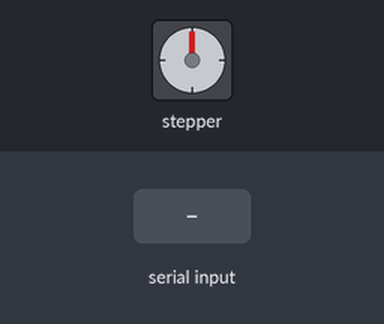
Recording of a sketch running on a simulated Arduino Uno, built with avr-gcc and run on an emulated ATmega328P. On the bench: stepper motor. The inputs (shaded band) are chosen by the test bench. Stepper angles assume 256 steps per turn; what the sketch prints to the serial monitor is not drawn.

Above: at 1.2 s.
1.3 s: "r" received over Serial
At 1.8 s:
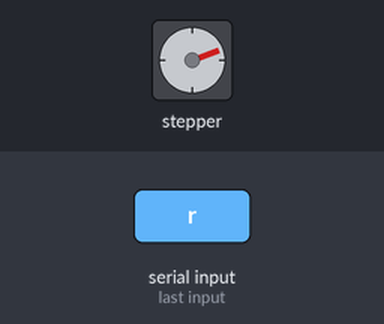
2.9 s: "r" received over Serial
At 4.2 s:
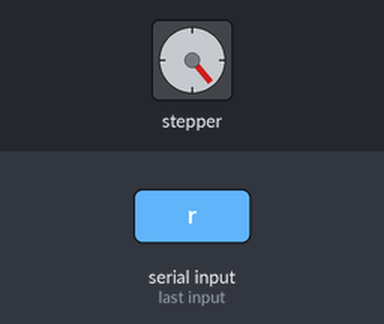
4.5 s: "l" received over Serial
At 5.5 s:
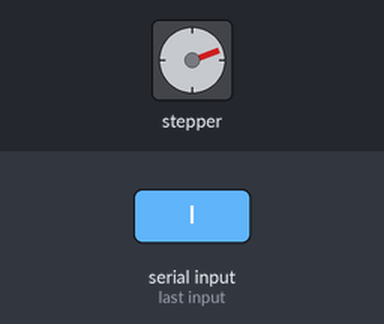
Timing chart, 0 to 7.5 s (numbered marks = the images above; inputs shaded):
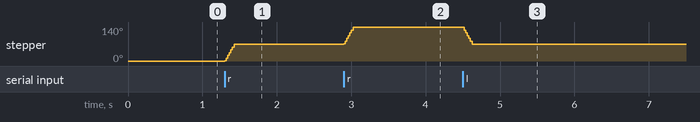

Measured:
- after the input at 1.3 s, stepper: turns 70° clockwise in 0.12 s, starting at once
- after the input at 2.9 s, stepper: turns 70° clockwise in 0.12 s, starting at once
- after the input at 4.5 s, stepper: turns 70° counter-clockwise in 0.12 s, starting at once

The sketch:

PruebaMotorTeclado.ino
```cpp
#include <AFMotor.h>                          // Libreria para manejo del Driver para Motores Paso a Paso

#define MODO        SINGLE
#define ADELANTE    FORWARD
#define ATRAS       BACKWARD
#define PASOS       25
#define RETARDO     1000

AF_Stepper motor(256, 2);                     // Creamos el objeto motor con 256 pasos por Vuelta y Puerto 2 (M3-M4)

int input;

/*Modos de exitacion para el motor paso a paso
  SINGLE, DOUBLE, INTERLEAVE, MICROSTEP*/

void setup()
{
    Serial.begin(9600);                       //Inicio de comunicacion Serie
    Serial.println("Prueba de Motor");        //Mensaje de inicio
    Serial.println("Tipo de paso: Single");    //Imprimo el modo de trabajo
    motor.setSpeed(100);                      //Defino la velocidad del motor en RPM
}

void loop()
{
  if ( Serial.available() > 0 )
  {
    input=Serial.read();

    if (input=='r')
    {
      motor.step(50, ADELANTE, SINGLE);           //Cantidad de pasos, Direccion y Modo de trabajo
    }
    else if (input=='l')
    {
      motor.step(50, ATRAS, SINGLE);           //Cantidad de pasos, Direccion y Modo de trabajo
    }
  }


   //motor.step(25, FORWARD, SINGLE);           //Cantidad de pasos, Direccion y Modo de trabajo
   //delay(1000);                               //Retardo
}
```
